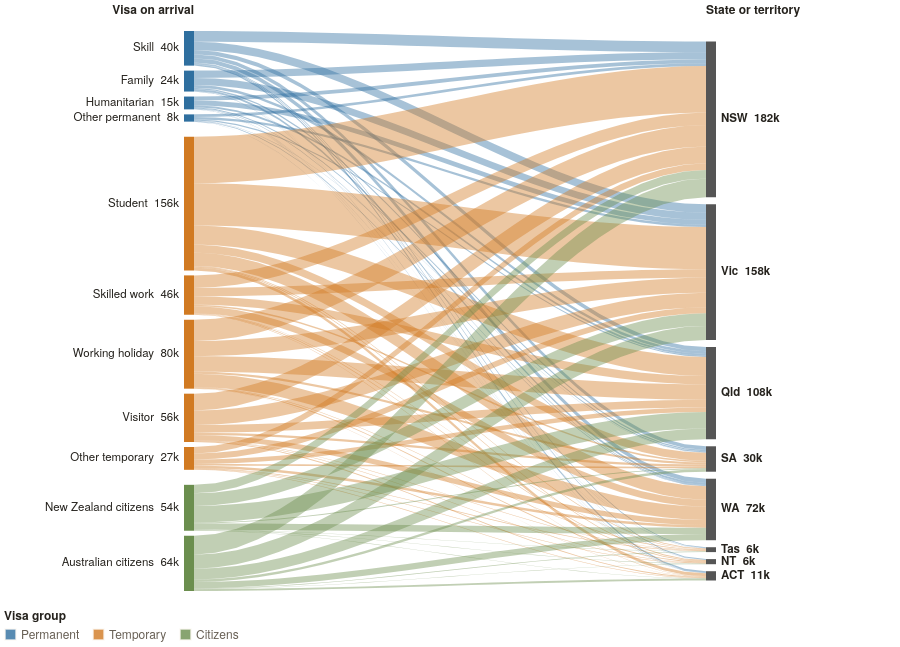

Vega-Lite specification stored for this chart:
### Vega-Lite specification from a JSON file in a GitHub repository (floating-point values rounded to 4 significant figures; data arrays with more than 128 entries replaced by an {"elided": "..."} marker saying what was removed)
{"$schema": "https://vega.github.io/schema/vega-lite/v5.json", "config": {"background": null, "font": "IBM Plex Sans, Helvetica Neue, Arial, sans-serif", "padding": 4, "view": {"stroke": null}, "axis": {"labelColor": "#675f54", "titleColor": "#675f54", "gridColor": "#d8cfbf", "domainColor": "#d8cfbf", "tickColor": "#d8cfbf", "labelFont": "IBM Plex Sans, Helvetica Neue, Arial, sans-serif", "labelFontSize": 11, "titleFont": "IBM Plex Sans, Helvetica Neue, Arial, sans-serif", "titleFontWeight": 500, "titleFontSize": 11.5}, "legend": {"labelColor": "#675f54", "titleColor": "#25221d", "labelFont": "IBM Plex Sans, Helvetica Neue, Arial, sans-serif", "titleFont": "IBM Plex Sans, Helvetica Neue, Arial, sans-serif", "titleFontWeight": 600, "labelFontSize": 12, "titleFontSize": 12, "symbolStrokeColor": "#fbf8f2"}, "text": {"color": "#25221d", "font": "IBM Plex Sans, Helvetica Neue, Arial, sans-serif"}, "tooltipFormat": {"numberFormat": ",.0f"}}, "width": 892, "height": 562, "autosize": {"type": "pad"}, "layer": [{"data": {"values": {"elided": "2200 records"}}, "mark": {"type": "area", "orient": "vertical", "interpolate": "linear", "cursor": "pointer"}, "encoding": {"x": {"field": "x", "type": "quantitative", "scale": {"type": "linear", "domain": [0, 892], "range": [0, 892], "nice": false, "zero": false}, "axis": null}, "y": {"field": "y", "type": "quantitative", "scale": {"type": "linear", "domain": [0, 560], "range": [0, 560], "nice": false, "zero": false}, "axis": null}, "y2": {"field": "y2"}, "detail": {"field": "id"}, "color": {"field": "group", "type": "nominal", "scale": {"domain": ["Permanent", "Temporary", "Citizens"], "range": ["#2f6f9f", "#d17a22", "#6b8e4e"]}, "legend": {"title": "Visa group", "orient": "bottom", "direction": "horizontal", "symbolType": "square", "symbolSize": 120}}, "opacity": {"condition": [{"test": "length(data('sv_store')) == 0 && length(data('ss_store')) == 0", "value": 0.42}, {"param": "sv", "empty": false, "value": 0.8}, {"param": "ss", "empty": false, "value": 0.8}], "value": 0.06}, "tooltip": [{"field": "src", "title": "Visa"}, {"field": "dst", "title": "Arrived in"}, {"field": "v", "title": "Arrivals, 2024–25", "format": ","}, {"field": "share", "title": "% of this visa's arrivals", "format": ".1f"}]}}, {"data": {"values": [{"side": "L", "key": "12", "label": "Skill", "group": "Permanent", "v": 40370, "x": 180, "x2": 190, "y": 0, "y2": 34.62, "off": 34.62, "src": "Skill"}, {"side": "L", "key": "11", "label": "Family", "group": "Permanent", "v": 24400, "x": 180, "x2": 190, "y": 39.62, "y2": 60.55, "off": 60.55, "src": "Family"}, {"side": "L", "key": "1030", "label": "Humanitarian", "group": "Permanent", "v": 14950, "x": 180, "x2": 190, "y": 65.55, "y2": 78.37, "off": 78.37, "src": "Humanitarian"}, {"side": "L", "key": "15", "label": "Other permanent", "group": "Permanent", "v": 8470, "x": 180, "x2": 190, "y": 83.37, "y2": 90.64, "off": 90.64, "src": "Other permanent"}, {"side": "L", "key": "22", "label": "Student", "group": "Temporary", "v": 155950, "x": 180, "x2": 190, "y": 105.6, "y2": 239.4, "off": 239.4, "src": "Student"}, {"side": "L", "key": "23", "label": "Skilled work", "group": "Temporary", "v": 45890, "x": 180, "x2": 190, "y": 244.4, "y2": 283.7, "off": 283.7, "src": "Skilled work"}, {"side": "L", "key": "24", "label": "Working holiday", "group": "Temporary", "v": 80370, "x": 180, "x2": 190, "y": 288.7, "y2": 357.7, "off": 357.7, "src": "Working holiday"}, {"side": "L", "key": "25", "label": "Visitor", "group": "Temporary", "v": 56330, "x": 180, "x2": 190, "y": 362.7, "y2": 411.0, "off": 411.0, "src": "Visitor"}, {"side": "L", "key": "1010", "label": "Other temporary", "group": "Temporary", "v": 26620, "x": 180, "x2": 190, "y": 416.0, "y2": 438.8, "off": 438.8, "src": "Other temporary"}, {"side": "L", "key": "01", "label": "New Zealand citizens", "group": "Citizens", "v": 53540, "x": 180, "x2": 190, "y": 453.8, "y2": 499.7, "off": 499.7, "src": "New Zealand citizens"}, {"side": "L", "key": "02", "label": "Australian citizens", "group": "Citizens", "v": 64430, "x": 180, "x2": 190, "y": 504.7, "y2": 560, "off": 560, "src": "Australian citizens"}]}, "params": [{"name": "sv", "select": {"type": "point", "fields": ["src"], "on": "pointerover", "clear": "pointerout"}}], "mark": {"type": "rect", "cursor": "pointer"}, "encoding": {"x": {"field": "x", "type": "quantitative", "scale": {"type": "linear", "domain": [0, 892], "range": [0, 892], "nice": false, "zero": false}}, "x2": {"field": "x2"}, "y": {"field": "y", "type": "quantitative", "scale": {"type": "linear", "domain": [0, 560], "range": [0, 560], "nice": false, "zero": false}}, "y2": {"field": "y2"}, "color": {"field": "group", "type": "nominal", "scale": {"domain": ["Permanent", "Temporary", "Citizens"], "range": ["#2f6f9f", "#d17a22", "#6b8e4e"]}, "legend": null}, "tooltip": [{"field": "label", "title": "Visa"}, {"field": "group", "title": "Group"}, {"field": "v", "title": "Arrivals, 2024–25", "format": ","}]}}, {"data": {"values": [{"side": "R", "key": "New South Wales", "label": "NSW", "group": "", "v": 181690, "x": 702, "x2": 712, "y": 10.5, "y2": 166.3, "off": 166.3, "dst": "New South Wales"}, {"side": "R", "key": "Victoria", "label": "Vic", "group": "", "v": 158160, "x": 702, "x2": 712, "y": 173.3, "y2": 309.0, "off": 309.0, "dst": "Victoria"}, {"side": "R", "key": "Queensland", "label": "Qld", "group": "", "v": 107620, "x": 702, "x2": 712, "y": 316.0, "y2": 408.3, "off": 408.3, "dst": "Queensland"}, {"side": "R", "key": "South Australia", "label": "SA", "group": "", "v": 29660, "x": 702, "x2": 712, "y": 415.3, "y2": 440.7, "off": 440.7, "dst": "South Australia"}, {"side": "R", "key": "Western Australia", "label": "WA", "group": "", "v": 71710, "x": 702, "x2": 712, "y": 447.7, "y2": 509.2, "off": 509.2, "dst": "Western Australia"}, {"side": "R", "key": "Tasmania", "label": "Tas", "group": "", "v": 5700, "x": 702, "x2": 712, "y": 516.2, "y2": 521.1, "off": 521.1, "dst": "Tasmania"}, {"side": "R", "key": "Northern Territory", "label": "NT", "group": "", "v": 5950, "x": 702, "x2": 712, "y": 528.1, "y2": 533.2, "off": 533.2, "dst": "Northern Territory"}, {"side": "R", "key": "Australian Capital Territory", "label": "ACT", "group": "", "v": 10830, "x": 702, "x2": 712, "y": 540.2, "y2": 549.5, "off": 549.5, "dst": "Australian Capital Territory"}]}, "params": [{"name": "ss", "select": {"type": "point", "fields": ["dst"], "on": "pointerover", "clear": "pointerout"}}], "mark": {"type": "rect", "fill": "#555555", "cursor": "pointer"}, "encoding": {"x": {"field": "x", "type": "quantitative", "scale": {"type": "linear", "domain": [0, 892], "range": [0, 892], "nice": false, "zero": false}}, "x2": {"field": "x2"}, "y": {"field": "y", "type": "quantitative", "scale": {"type": "linear", "domain": [0, 560], "range": [0, 560], "nice": false, "zero": false}}, "y2": {"field": "y2"}, "tooltip": [{"field": "key", "title": "State / territory"}, {"field": "v", "title": "Arrivals, 2024–25", "format": ","}]}}, {"data": {"values": [{"side": "L", "key": "12", "label": "Skill", "group": "Permanent", "v": 40370, "x": 180, "x2": 190, "y": 0, "y2": 34.62, "off": 34.62, "mid": 17.31, "lx": 175, "txt": "Skill  40k"}, {"side": "L", "key": "11", "label": "Family", "group": "Permanent", "v": 24400, "x": 180, "x2": 190, "y": 39.62, "y2": 60.55, "off": 60.55, "mid": 50.09, "lx": 175, "txt": "Family  24k"}, {"side": "L", "key": "1030", "label": "Humanitarian", "group": "Permanent", "v": 14950, "x": 180, "x2": 190, "y": 65.55, "y2": 78.37, "off": 78.37, "mid": 71.96, "lx": 175, "txt": "Humanitarian  15k"}, {"side": "L", "key": "15", "label": "Other permanent", "group": "Permanent", "v": 8470, "x": 180, "x2": 190, "y": 83.37, "y2": 90.64, "off": 90.64, "mid": 87.01, "lx": 175, "txt": "Other permanent  8k"}, {"side": "L", "key": "22", "label": "Student", "group": "Temporary", "v": 155950, "x": 180, "x2": 190, "y": 105.6, "y2": 239.4, "off": 239.4, "mid": 172.5, "lx": 175, "txt": "Student  156k"}, {"side": "L", "key": "23", "label": "Skilled work", "group": "Temporary", "v": 45890, "x": 180, "x2": 190, "y": 244.4, "y2": 283.7, "off": 283.7, "mid": 264.1, "lx": 175, "txt": "Skilled work  46k"}, {"side": "L", "key": "24", "label": "Working holiday", "group": "Temporary", "v": 80370, "x": 180, "x2": 190, "y": 288.7, "y2": 357.7, "off": 357.7, "mid": 323.2, "lx": 175, "txt": "Working holiday  80k"}, {"side": "L", "key": "25", "label": "Visitor", "group": "Temporary", "v": 56330, "x": 180, "x2": 190, "y": 362.7, "y2": 411.0, "off": 411.0, "mid": 386.8, "lx": 175, "txt": "Visitor  56k"}, {"side": "L", "key": "1010", "label": "Other temporary", "group": "Temporary", "v": 26620, "x": 180, "x2": 190, "y": 416.0, "y2": 438.8, "off": 438.8, "mid": 427.4, "lx": 175, "txt": "Other temporary  27k"}, {"side": "L", "key": "01", "label": "New Zealand citizens", "group": "Citizens", "v": 53540, "x": 180, "x2": 190, "y": 453.8, "y2": 499.7, "off": 499.7, "mid": 476.8, "lx": 175, "txt": "New Zealand citizens  54k"}, {"side": "L", "key": "02", "label": "Australian citizens", "group": "Citizens", "v": 64430, "x": 180, "x2": 190, "y": 504.7, "y2": 560, "off": 560, "mid": 532.4, "lx": 175, "txt": "Australian citizens  64k"}, {"side": "R", "key": "New South Wales", "label": "NSW", "group": "", "v": 181690, "x": 702, "x2": 712, "y": 10.5, "y2": 166.3, "off": 166.3, "mid": 88.41, "lx": 717, "txt": "NSW  182k"}, {"side": "R", "key": "Victoria", "label": "Vic", "group": "", "v": 158160, "x": 702, "x2": 712, "y": 173.3, "y2": 309.0, "off": 309.0, "mid": 241.2, "lx": 717, "txt": "Vic  158k"}, {"side": "R", "key": "Queensland", "label": "Qld", "group": "", "v": 107620, "x": 702, "x2": 712, "y": 316.0, "y2": 408.3, "off": 408.3, "mid": 362.1, "lx": 717, "txt": "Qld  108k"}, {"side": "R", "key": "South Australia", "label": "SA", "group": "", "v": 29660, "x": 702, "x2": 712, "y": 415.3, "y2": 440.7, "off": 440.7, "mid": 428.0, "lx": 717, "txt": "SA  30k"}, {"side": "R", "key": "Western Australia", "label": "WA", "group": "", "v": 71710, "x": 702, "x2": 712, "y": 447.7, "y2": 509.2, "off": 509.2, "mid": 478.5, "lx": 717, "txt": "WA  72k"}, {"side": "R", "key": "Tasmania", "label": "Tas", "group": "", "v": 5700, "x": 702, "x2": 712, "y": 516.2, "y2": 521.1, "off": 521.1, "mid": 518.7, "lx": 717, "txt": "Tas  6k"}, {"side": "R", "key": "Northern Territory", "label": "NT", "group": "", "v": 5950, "x": 702, "x2": 712, "y": 528.1, "y2": 533.2, "off": 533.2, "mid": 530.7, "lx": 717, "txt": "NT  6k"}, {"side": "R", "key": "Australian Capital Territory", "label": "ACT", "group": "", "v": 10830, "x": 702, "x2": 712, "y": 540.2, "y2": 549.5, "off": 549.5, "mid": 544.9, "lx": 717, "txt": "ACT  11k"}]}, "mark": {"type": "text", "font": "IBM Plex Sans, Helvetica Neue, Arial, sans-serif", "fontSize": 11.5, "baseline": "middle", "align": {"expr": "datum.side == 'L' ? 'right' : 'left'"}, "interactive": false, "fontWeight": {"expr": "datum.side == 'R' ? 600 : 400"}}, "encoding": {"x": {"field": "lx", "type": "quantitative", "scale": {"type": "linear", "domain": [0, 892], "range": [0, 892], "nice": false, "zero": false}}, "y": {"field": "mid", "type": "quantitative", "scale": {"type": "linear", "domain": [0, 560], "range": [0, 560], "nice": false, "zero": false}}, "text": {"field": "txt"}}}, {"data": {"values": [{"x": 190, "y": -12, "txt": "Visa on arrival"}, {"x": 702, "y": -12, "txt": "State or territory"}]}, "mark": {"type": "text", "font": "IBM Plex Sans, Helvetica Neue, Arial, sans-serif", "fontSize": 12, "fontWeight": 600, "baseline": "bottom", "align": {"expr": "datum.txt == 'Visa on arrival' ? 'right' : 'left'"}, "dy": -2}, "encoding": {"x": {"field": "x", "type": "quantitative", "scale": {"type": "linear", "domain": [0, 892], "range": [0, 892], "nice": false, "zero": false}}, "y": {"field": "y", "type": "quantitative", "scale": {"type": "linear", "domain": [0, 560], "range": [0, 560], "nice": false, "zero": false}}, "text": {"field": "txt"}}}], "resolve": {"scale": {"color": "shared"}}}
